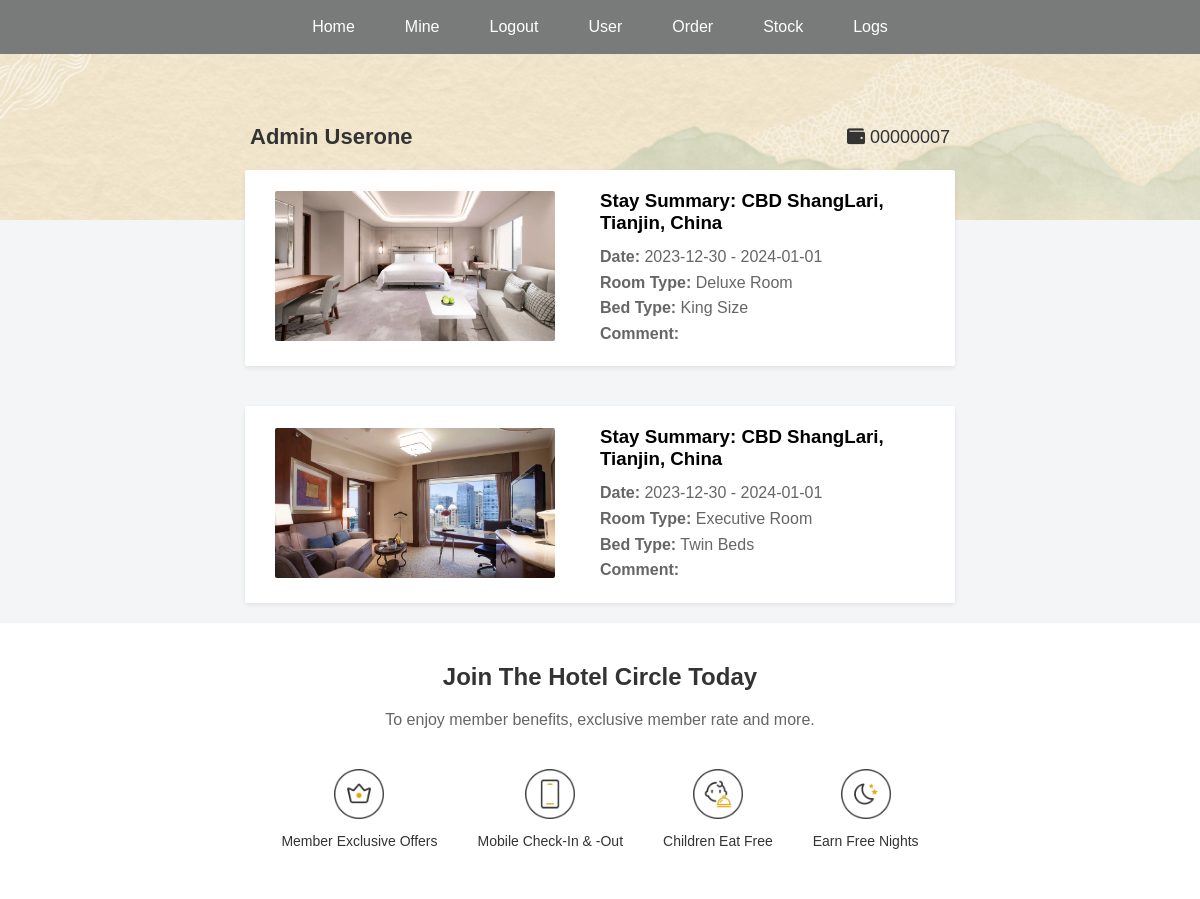
The page /userCenter (signed in) on the database its author committed.
### app.py (models this page shows)
class Customer(db.Model):
    id = db.Column(db.Integer, primary_key=True)
    first_name = db.Column(db.String(100), nullable=False)
    last_name = db.Column(db.String(100), nullable=False)
    contact = db.Column(db.String(100), unique=True, nullable=False)
    password = db.Column(db.String(200), nullable=False)
    bookings = db.relationship('Booking', backref='customer', lazy=True)

class RoomType(db.Model):
    id = db.Column(db.Integer, primary_key=True)
    type_name = db.Column(db.String(100), nullable=False)
    image_filename = db.Column(db.String(100))
    rooms = db.relationship('Room', backref='room_type', lazy=True)

class Hotel(db.Model):
    id = db.Column(db.Integer, primary_key=True)
    name = db.Column(db.String(100), nullable=False)
    city = db.Column(db.String(100), nullable=False)
    address = db.Column(db.String(200))
    phone_number = db.Column(db.String(20))
    description = db.Column(db.Text)
    image_filename = db.Column(db.String(100))
    price = db.Column(db.Float)
    rooms = db.relationship('Room', backref='hotel', lazy=True)

class BedType(db.Model):
    id = db.Column(db.Integer, primary_key=True)
    bed_type = db.Column(db.String(100), nullable=False)
    rooms = db.relationship('Room', backref='bed_type', lazy=True)

### app.py (the view)
@app.route('/userCenter')
def userCenter():
    user_logged_in = 'user_logged_in' in session
    admin_logged_in = session.get('admin_logged_in', False)
    user_id = session.get('user_id')
    if not user_id or not user_logged_in:
        abort(404)
    user = Customer.query.get(user_id)
    bookings = Booking.query.filter_by(customer_id=user_id).all()
    booking_details = []
    for booking in bookings:
        room = Room.query.get(booking.room_id)
        hotel = Hotel.query.get(room.hotel_id) if room else None
        room_type = RoomType.query.get(room.room_type_id) if room else None
        booking_info = {
            'hotel': hotel,
            'room': room,
            'room_type': room_type,
            'check_in_date': booking.check_in_date.strftime('%Y-%m-%d'),
            'check_out_date': booking.check_out_date.strftime('%Y-%m-%d'),
            'special_request': booking.special_request
        }
        booking_details.append(booking_info)
    context = {
        'user_logged_in': user_logged_in,
        'user': user,
        'bookings': booking_details
    }
    if admin_logged_in:
        context['admin_logged_in'] = admin_logged_in
    return render_template('userCenter.html', **context)

### templates/userCenter.html (shortened to what this page needs)
<!DOCTYPE html>
<html lang="en">
<head>
    <link rel="stylesheet" href="{{ url_for('static', filename='style.css') }}">
    <link rel="stylesheet" href="https://cdnjs.cloudflare.com/ajax/libs/font-awesome/5.15.3/css/all.min.css">
</head>
<body class="usercenter-body">
    {% include 'nav.html' %}
    <div class="user-header">
        <div class="user-info">
            <span class="user-name">{{ user.first_name }} {{ user.last_name }}</span>
            <span class="user-id"><i class="fas fa-wallet"></i> 0000000{{ user.id }}</span>
        </div>
    </div>
    <div class="user-order">
        {% for booking in bookings %}
        <div class="stay-summary summary-in-user">
            <div class="order-image">
                <img src="{{ url_for('static', filename=booking.room_type.image_filename) }}" alt="Room Image">
            </div>
            <div class="order-content">
                <h3>Stay Summary: {{ booking.hotel.name }}, {{ booking.hotel.city }}</h3>
                <p><strong>Date:</strong> {{ booking.check_in_date }} - {{ booking.check_out_date }}</p>
                <p><strong>Room Type:</strong> {{ booking.room.room_type.type_name }} Room</p>
                <p><strong>Bed Type:</strong> {{ booking.room.bed_type.bed_type }}</p>
                <p><strong>Comment:</strong> {{ booking.special_request }}</p>
            </div>
        </div>
        {% else %}
        <div class="stay-summary none-summary-in-user">
            <p>There is no order found currently.</p>
        </div>
        {% endfor %}
    </div>
    <div class="benefits-section-join benefits-section-usercenter">
        <h2>Join The Hotel Circle Today</h2>
        <p>To enjoy member benefits, exclusive member rate and more.</p>
        <div class="benefits-icons">
            <div class="benefit-join">
                <img src="{{ url_for('static', filename='/images/bottom1.jpg') }}" alt="Exclusive Offers">
                <p>Member Exclusive Offers</p>
            </div>
            <div class="benefit-join">
                <img src="{{ url_for('static', filename='/images/bottom2.jpg') }}" alt="Mobile Check-In">
                <p>Mobile Check-In & -Out</p>
            </div>
            <div class="benefit-join">
                <img src="{{ url_for('static', filename='/images/bottom3.jpg') }}" alt="Children Eat Free">
                <p>Children Eat Free</p>
            </div>
            <div class="benefit-join">
                <img src="{{ url_for('static', filename='/images/bottom4.jpg') }}" alt="Earn Nights">
                <p>Earn Free Nights</p>
            </div>
        </div>
    </div>
</body>
</html>

### static/style.css (style rules this page uses)
body, h1, p, ul, li, a { margin: 0; padding: 0; text-decoration: none; font-family: Montserrat,Verdana,Helvetica,Arial,sans-serif; }
.benefits-section-join { text-align: center; padding: 20px; background-color: #fff; }
.benefits-section-join h2, .benefits-section-home h2 { color: #333; margin-bottom: 20px; }
.benefits-section-join p, .benefits-section-home p { color: #666; margin-bottom: 30px; }
.benefits-icons { display: flex; justify-content: center; gap: 40px; margin-top: 40px; }
.benefit-join img { max-width: 50px; margin-bottom: 10px; }
.benefit-join p { color: #333; font-size: 14px; }
.stay-summary { display: flex; align-items: center; border-radius: 2px; padding: 20px 30px; margin: 20px auto; width: 80%; max-width: 650px; }
.stay-summary .order-image { flex: 0 0 50%; max-width: 50%; padding-right: 0px; }
.stay-summary img { width: 280px; height: 150px; object-fit: cover; border-radius: 2px; }
.order-content h3 { margin: 0 0 10px 0; }
.summary-in-review p, .summary-in-user p, .summary-in-review strong .summary-in-user strong { color: #666; line-height: 1.6; }
.usercenter-body { background-color: #f4f5f6; }
.user-header { background-image: url('/static/images/userhome3.jpg'); background-position: center; background-size: cover; padding: 70px 0; }
.user-info { display: flex; justify-content: space-between; align-items: center; margin: 0 auto; width: 80%; max-width: 700px; position: relative; z-index: 2; }
.user-order { display: flex; flex-direction: column; align-items: center; margin-top: -70px; width: 100%; z-index: 1; }
.user-name { font-size: 22px; font-weight: bold; color: #333; }
.user-id { font-size: 18px; color: #333; }
.summary-in-user, .none-summary-in-user { background-color: #fff; box-shadow: 0 2px 4px 0 rgba(0,0,0,0.08); }
.benefits-section-usercenter { box-shadow: 0 2px 4px 0 rgba(0,0,0,0.08); }

### rows shown on the page
Customer: first_name "Admin", last_name "Userone", id "7"
RoomType: image_filename (picture), room.room_type.type_name "Deluxe"
Hotel: hotel.name "CBD ShangLari" "CBD ShangLari", hotel.city "Tianjin, China" "Tianjin, China"
BedType: room.bed_type.bed_type "King Size"
RoomType: image_filename (picture), room.room_type.type_name "Executive"
BedType: room.bed_type.bed_type "Twin Beds"

### other values the page prints
{{ booking.check_in_date }} "2023-12-30" "2023-12-30"
{{ booking.check_out_date }} "2024-01-01" "2024-01-01"
